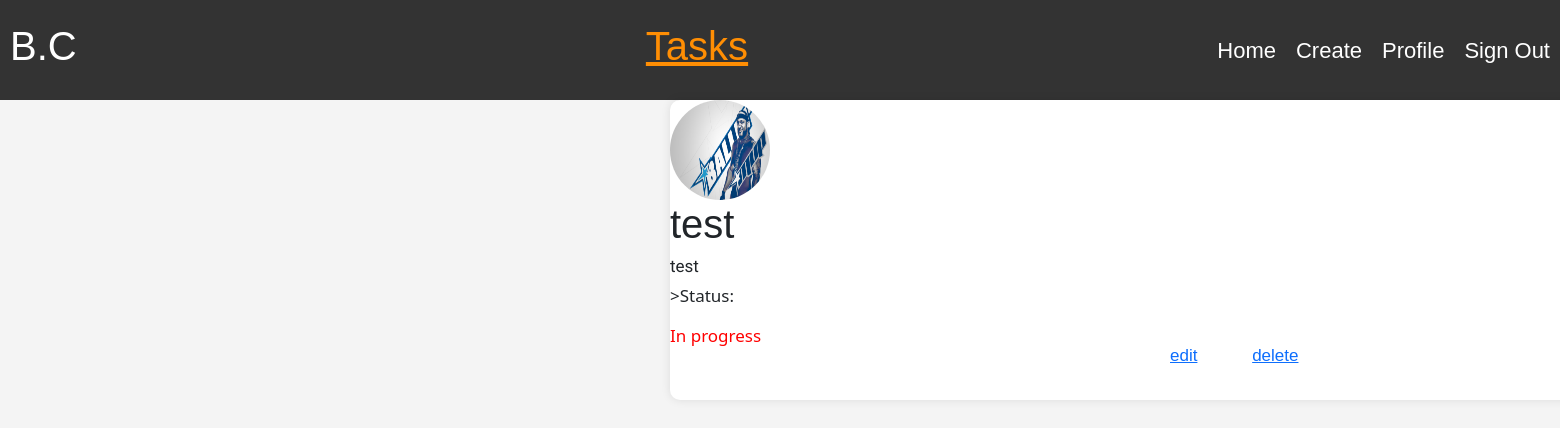
/task/36/ (signed in), run on the app's committed database.
### helloworld/models.py (models this page shows, shortened)
class Task(models.Model):
    title = models.CharField(max_length=60)
    content = models.TextField(max_length=200)
    date_posted = models.DateTimeField(default=timezone.now)
    user = models.ForeignKey(User, on_delete=models.CASCADE)
    completed = models.BooleanField(default=False)

### users/models.py (models this page shows, shortened)
class Profile(models.Model):
    user = models.OneToOneField(User, models.CASCADE)
    image = models.ImageField(default='default.jpg', upload_to='profile_pics')
    bio = models.CharField(max_length=150)

### helloworld/views.py (the view)
# urls.py: path('task/<int:pk>/',TaskDetailView.as_view(), name='task_detail'),
class TaskDetailView(LoginRequiredMixin,UserPassesTestMixin,  DetailView):
    model = Task
    def test_func(self):
        task = self.get_object()
        if self.request.user == task.user:
            return True
        else:
            return False

### helloworld/templates/helloworld/task_detail.html (shortened to what this page needs)
{% extends 'helloworld/base.html' %}
{% load crispy_forms_tags %}
{% block content %}
        <div class="flex-container" style="height: 300px;">
                <img class="rounded-circle article-img" src="{{ object.user.profile.image.url }}" style="width: 100px; height: 100px;">
                <div class="flex-item">
                    <h1>{{ object.title }}</h1>
                    <p>{{ object.content }}</p>
                    {% if not object.completed %}
                    <p style="font-family: system-ui, -apple-system, BlinkMacSystemFont, 'Segoe UI', Roboto, Oxygen, Ubuntu, Cantarell, 'Open Sans', 'Helvetica Neue', sans-serif;margin-top: 10px; "> >Status:</p>
                    <p style="font-family: system-ui, -apple-system, BlinkMacSystemFont, 'Segoe UI', Roboto, Oxygen, Ubuntu, Cantarell, 'Open Sans', 'Helvetica Neue', sans-serif; margin-top: 20px; color: red;">
                        In progress
                    </p>
                    {% endif %}
                    <a style="margin-left: 500px;" href="{% url 'task-update' task.id %}" >edit</a>
                    <a style="margin-left: 50px;" href="{% url 'task-delete' task.id %}">delete</a>
                </div>
        </div>
{% endblock content %}

### helloworld/static/helloworld/main.css (style rules this page uses)
body { font-family: Arial, sans-serif; margin: 0; padding: 0; background-color: #f4f4f4; margin-bottom: 3000px; }
.flex-container { display: flex; flex-direction: column; width: 1000px; min-height: 200px; background-color: #fff; border-radius: 10px; margin-left: 670px; box-shadow: 0 0 10px rgba(0, 0, 0, 0.1); }
.flex-item { margin-bottom: 100px; height: 60px; font-size: 17px; line-height: 20px; }
p { margin-top: 0px; margin-bottom: 0px; font-family: Roboto; }

### data on the page
Task: user.profile.image (picture), title "test", content "test"
